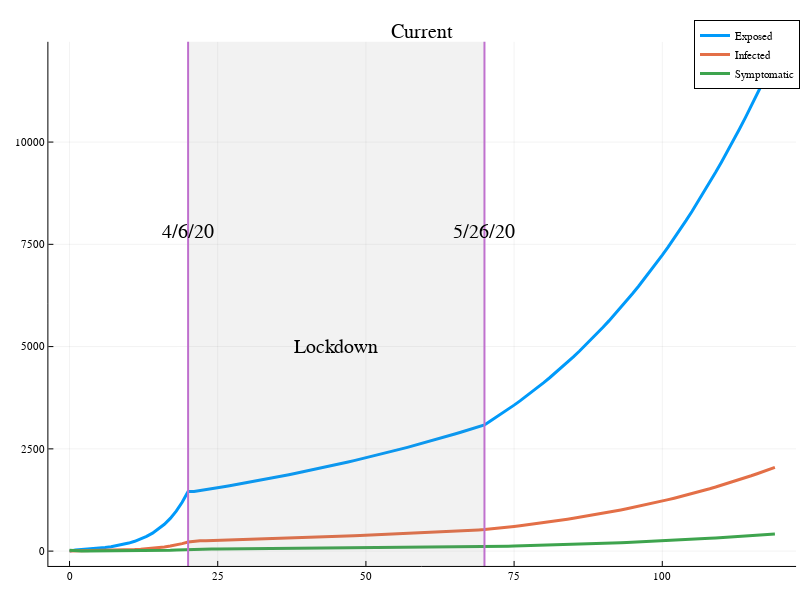

The cell this chart's notebook holds for it:
### Code cell
outer = plot(x, [b, c, d], labels=["Exposed" "Infected" "Symptomatic"], lw=3, size=(800, 600), title="Current")

vline!([20, 70], label="", lw=2)
vspan!([20, 70], color= :grey, alpha=0.1, label="")
annotate!(45, 5000, "Lockdown", :center)
annotate!(20, 7500, "4/6/20", :bottom)
annotate!(70, 7500, "5/26/20", :bottom)

### Figure 1 — Plotly figure (JSON) as saved in the notebook; plotly's stock layout.template omitted (floating-point values rounded to 4 significant figures)
{"data": [{"colorbar": {"title": ""}, "legendgroup": "Exposed", "line": {"color": "rgba(0, 154, 250, 1.000)", "dash": "solid", "shape": "linear", "width": 3}, "mode": "lines", "name": "Exposed", "showlegend": true, "type": "scatter", "x": [0, 1, 2, 3, 4, 5, 6, 7, 8, 9, 10, 11, 12, 13, 14, 15, 16, 17, 18, 19, 20, 21, 22, 23, 24, 25, 26, 27, 28, 29, 30, 31, 32, 33, 34, 35, 36, 37, 38, 39, 40, 41, 42, 43, 44, 45, 46, 47, 48, 49, 50, 51, 52, 53, 54, 55, 56, 57, 58, 59, 60, 61, 62, 63, 64, 65, 66, 67, 68, 69, 70, 71, 72, 73, 74, 75, 76, 77, 78, 79, 80, 81, 82, 83, 84, 85, 86, 87, 88, 89, 90, 91, 92, 93, 94, 95, 96, 97, 98, 99, 100, 101, 102, 103, 104, 105, 106, 107, 108, 109, 110, 111, 112, 113, 114, 115, 116, 117, 118, 119], "xaxis": "x1", "y": [0, 29.86, 39.49, 48.45, 59.19, 72.31, 88.35, 108.0, 131.9, 161.2, 196.9, 240.6, 294.0, 359.2, 438.9, 536.2, 655.1, 800.4, 977.9, 1195.0, 1460.0, 1459.0, 1478.0, 1500.0, 1524.0, 1548.0, 1573.0, 1597.0, 1623.0, 1648.0, 1674.0, 1700.0, 1727.0, 1754.0, 1782.0, 1809.0, 1838.0, 1866.0, 1896.0, 1925.0, 1955.0, 1986.0, 2017.0, 2048.0, 2080.0, 2112.0, 2145.0, 2178.0, 2212.0, 2246.0, 2280.0, 2315.0, 2351.0, 2387.0, 2424.0, 2461.0, 2499.0, 2537.0, 2576.0, 2615.0, 2655.0, 2695.0, 2736.0, 2778.0, 2820.0, 2863.0, 2906.0, 2950.0, 2994.0, 3039.0, 3085.0, 3180.0, 3274.0, 3369.0, 3468.0, 3569.0, 3673.0, 3780.0, 3890.0, 4003.0, 4119.0, 4239.0, 4361.0, 4487.0, 4617.0, 4750.0, 4887.0, 5027.0, 5172.0, 5320.0, 5472.0, 5628.0, 5789.0, 5954.0, 6123.0, 6297.0, 6475.0, 6658.0, 6846.0, 7039.0, 7237.0, 7439.0, 7648.0, 7861.0, 8080.0, 8304.0, 8534.0, 8770.0, 9012.0, 9259.0, 9513.0, 9773.0, 10040.0, 10310.0, 10590.0, 10880.0, 11170.0, 11470.0, 11770.0, 12090.0], "yaxis": "y1", "zmax": null, "zmin": null}, {"colorbar": {"title": ""}, "legendgroup": "Infected", "line": {"color": "rgba(227, 111, 71, 1.000)", "dash": "solid", "shape": "linear", "width": 3}, "mode": "lines", "name": "Infected", "showlegend": true, "type": "scatter", "x": [0, 1, 2, 3, 4, 5, 6, 7, 8, 9, 10, 11, 12, 13, 14, 15, 16, 17, 18, 19, 20, 21, 22, 23, 24, 25, 26, 27, 28, 29, 30, 31, 32, 33, 34, 35, 36, 37, 38, 39, 40, 41, 42, 43, 44, 45, 46, 47, 48, 49, 50, 51, 52, 53, 54, 55, 56, 57, 58, 59, 60, 61, 62, 63, 64, 65, 66, 67, 68, 69, 70, 71, 72, 73, 74, 75, 76, 77, 78, 79, 80, 81, 82, 83, 84, 85, 86, 87, 88, 89, 90, 91, 92, 93, 94, 95, 96, 97, 98, 99, 100, 101, 102, 103, 104, 105, 106, 107, 108, 109, 110, 111, 112, 113, 114, 115, 116, 117, 118, 119], "xaxis": "x1", "y": [2, 3.514, 5.72, 7.366, 9.075, 11.1, 13.57, 16.58, 20.25, 24.75, 30.24, 36.95, 45.14, 55.16, 67.39, 82.34, 100.6, 122.9, 150.2, 183.5, 224.2, 245.5, 251.5, 255.7, 259.8, 263.9, 268.0, 272.3, 276.6, 280.9, 285.3, 289.8, 294.4, 299.0, 303.7, 308.4, 313.3, 318.2, 323.1, 328.2, 333.3, 338.5, 343.8, 349.1, 354.5, 360.0, 365.6, 371.3, 377.0, 382.8, 388.8, 394.8, 400.8, 407.0, 413.3, 419.6, 426.0, 432.5, 439.2, 445.9, 452.7, 459.6, 466.6, 473.6, 480.8, 488.1, 495.5, 503.0, 510.6, 518.3, 526.0, 538.3, 553.7, 569.8, 586.5, 603.6, 621.2, 639.3, 657.9, 677.1, 696.7, 716.9, 737.7, 759.0, 781.0, 803.5, 826.7, 850.4, 874.9, 900.0, 925.8, 952.2, 979.4, 1007.0, 1036.0, 1065.0, 1096.0, 1127.0, 1158.0, 1191.0, 1225.0, 1259.0, 1294.0, 1330.0, 1368.0, 1406.0, 1445.0, 1485.0, 1526.0, 1568.0, 1611.0, 1655.0, 1700.0, 1746.0, 1793.0, 1842.0, 1892.0, 1942.0, 1994.0, 2047.0], "yaxis": "y1", "zmax": null, "zmin": null}, {"colorbar": {"title": ""}, "legendgroup": "Symptomatic", "line": {"color": "rgba(62, 164, 78, 1.000)", "dash": "solid", "shape": "linear", "width": 3}, "mode": "lines", "name": "Symptomatic", "showlegend": true, "type": "scatter", "x": [0, 1, 2, 3, 4, 5, 6, 7, 8, 9, 10, 11, 12, 13, 14, 15, 16, 17, 18, 19, 20, 21, 22, 23, 24, 25, 26, 27, 28, 29, 30, 31, 32, 33, 34, 35, 36, 37, 38, 39, 40, 41, 42, 43, 44, 45, 46, 47, 48, 49, 50, 51, 52, 53, 54, 55, 56, 57, 58, 59, 60, 61, 62, 63, 64, 65, 66, 67, 68, 69, 70, 71, 72, 73, 74, 75, 76, 77, 78, 79, 80, 81, 82, 83, 84, 85, 86, 87, 88, 89, 90, 91, 92, 93, 94, 95, 96, 97, 98, 99, 100, 101, 102, 103, 104, 105, 106, 107, 108, 109, 110, 111, 112, 113, 114, 115, 116, 117, 118, 119], "xaxis": "x1", "y": [22, 4.514, 1.681, 1.459, 1.698, 2.064, 2.521, 3.08, 3.763, 4.598, 5.618, 6.865, 8.388, 10.25, 12.52, 15.3, 18.69, 22.84, 27.9, 34.09, 41.65, 48.41, 51.25, 52.55, 53.48, 54.34, 55.21, 56.08, 56.96, 57.86, 58.77, 59.69, 60.63, 61.58, 62.55, 63.53, 64.52, 65.53, 66.56, 67.6, 68.65, 69.72, 70.81, 71.91, 73.03, 74.16, 75.31, 76.48, 77.67, 78.87, 80.08, 81.32, 82.57, 83.84, 85.13, 86.44, 87.77, 89.11, 90.48, 91.86, 93.26, 94.68, 96.12, 97.59, 99.07, 100.6, 102.1, 103.6, 105.2, 106.8, 108.4, 110.4, 113.3, 116.5, 119.9, 123.4, 127.0, 130.7, 134.5, 138.4, 142.4, 146.5, 150.8, 155.2, 159.6, 164.3, 169.0, 173.9, 178.9, 184.0, 189.3, 194.7, 200.3, 206.0, 211.8, 217.9, 224.0, 230.4, 236.9, 243.6, 250.5, 257.5, 264.7, 272.1, 279.7, 287.5, 295.5, 303.7, 312.1, 320.7, 329.5, 338.5, 347.8, 357.3, 367.0, 376.9, 387.1, 397.5, 408.2, 419.1], "yaxis": "y1", "zmax": null, "zmin": null}, {"colorbar": {"title": ""}, "legendgroup": "", "line": {"color": "rgba(195, 113, 210, 1.000)", "dash": "solid", "shape": "linear", "width": 2}, "mode": "lines", "name": "", "showlegend": false, "type": "scatter", "x": [20, 20], "xaxis": "x1", "y": [-1282000.0, 1294000.0], "yaxis": "y1", "zmax": null, "zmin": null}, {"colorbar": {"title": ""}, "legendgroup": "", "line": {"color": "rgba(195, 113, 210, 1.000)", "dash": "solid", "shape": "linear", "width": 2}, "mode": "lines", "name": "", "showlegend": false, "type": "scatter", "x": [70, 70], "xaxis": "x1", "y": [-1282000.0, 1294000.0], "yaxis": "y1", "zmax": null, "zmin": null}, {"fill": "tozeroy", "fillcolor": "rgba(128, 128, 128, 0.100)", "hoverinfo": "none", "legendgroup": "", "line": {"color": "rgba(0, 0, 0, 0.100)", "dash": "solid", "width": 0}, "mode": "lines", "name": "", "showlegend": false, "type": "scatter", "x": [20, 20, 70, 70, 20], "xaxis": "x1", "y": [-1282000.0, 1294000.0, 1294000.0, -1282000.0, -1282000.0], "yaxis": "y1"}], "layout": {"annotations": [{"font": {"color": "rgba(0, 0, 0, 1.000)", "family": "sans-serif", "size": 20}, "rotation": 0, "showarrow": false, "text": "Current", "x": 0.5278, "xanchor": "center", "xref": "paper", "y": 1, "yanchor": "top", "yref": "paper"}, {"font": {"color": "rgba(0, 0, 0, 1.000)", "family": "sans-serif", "size": 20}, "rotation": 0, "showarrow": false, "text": "Lockdown", "x": 45, "xanchor": "center", "xref": "x", "y": 5000, "yanchor": "middle", "yref": "y"}, {"font": {"color": "rgba(0, 0, 0, 1.000)", "family": "sans-serif", "size": 20}, "rotation": 0, "showarrow": false, "text": "4/6/20", "x": 20, "xanchor": "center", "xref": "x", "y": 7500, "yanchor": "bottom", "yref": "y"}, {"font": {"color": "rgba(0, 0, 0, 1.000)", "family": "sans-serif", "size": 20}, "rotation": 0, "showarrow": false, "text": "5/26/20", "x": 70, "xanchor": "center", "xref": "x", "y": 7500, "yanchor": "bottom", "yref": "y"}], "height": 600, "legend": {"bgcolor": "rgba(255, 255, 255, 1.000)", "bordercolor": "rgba(0, 0, 0, 1.000)", "borderwidth": 1, "font": {"color": "rgba(0, 0, 0, 1.000)", "family": "sans-serif", "size": 11}, "tracegroupgap": 0, "traceorder": "normal", "x": 1, "xanchor": "auto", "y": 1, "yanchor": "auto"}, "margin": {"b": 20, "l": 0, "r": 0, "t": 20}, "paper_bgcolor": "rgba(255, 255, 255, 1.000)", "plot_bgcolor": "rgba(255, 255, 255, 1.000)", "showlegend": true, "width": 800, "xaxis": {"anchor": "y1", "domain": [0.06048, 0.9951], "gridcolor": "rgba(0, 0, 0, 0.100)", "gridwidth": 0.5, "linecolor": "rgba(0, 0, 0, 1.000)", "mirror": false, "range": [-3.57, 122.6], "showgrid": true, "showline": true, "showticklabels": true, "tickangle": 0, "tickcolor": "rgb(0, 0, 0)", "tickfont": {"color": "rgba(0, 0, 0, 1.000)", "family": "sans-serif", "size": 11}, "tickmode": "array", "ticks": "inside", "ticktext": ["0", "25", "50", "75", "100"], "tickvals": [0, 25, 50, 75, 100], "title": "", "titlefont": {"color": "rgba(0, 0, 0, 1.000)", "family": "sans-serif", "size": 15}, "type": "-", "visible": true, "zeroline": false, "zerolinecolor": "rgba(0, 0, 0, 1.000)"}, "yaxis": {"anchor": "x1", "domain": [0.02508, 0.961], "gridcolor": "rgba(0, 0, 0, 0.100)", "gridwidth": 0.5, "linecolor": "rgba(0, 0, 0, 1.000)", "mirror": false, "range": [-362.6, 12450.0], "showgrid": true, "showline": true, "showticklabels": true, "tickangle": 0, "tickcolor": "rgb(0, 0, 0)", "tickfont": {"color": "rgba(0, 0, 0, 1.000)", "family": "sans-serif", "size": 11}, "tickmode": "array", "ticks": "inside", "ticktext": ["0", "2500", "5000", "7500", "10000"], "tickvals": [0, 2500, 5000, 7500, 10000], "title": "", "titlefont": {"color": "rgba(0, 0, 0, 1.000)", "family": "sans-serif", "size": 15}, "type": "-", "visible": true, "zeroline": false, "zerolinecolor": "rgba(0, 0, 0, 1.000)"}}}
